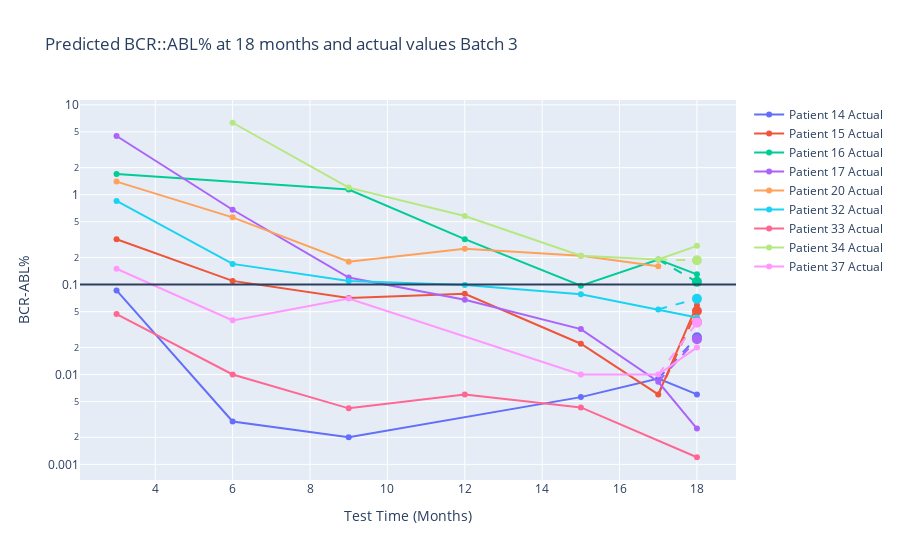

Notebook cell for this chart:
### Code cell
import plotly.graph_objects as go
import pandas as pd
import numpy as np
import plotly.express as px

colors = px.colors.qualitative.Plotly 
fig = go.Figure()


for idx, patient in enumerate(merged_data_3['patient_number'].unique()):
    patient_data = merged_data_3[merged_data_3['patient_number'] == patient]
    patient_color = colors[idx % len(colors)] 

    fig.add_trace(go.Scatter(
        x=patient_data['month'], y=patient_data['BCRABL'],
        mode='lines+markers', name=f'Patient {patient} Actual',
        line=dict(color=patient_color),  
        marker=dict(color=patient_color)  
    ))
    
    predicted_data = patient_data[patient_data['month'] == 18]
    if not predicted_data.empty:
        fig.add_trace(go.Scatter(
            x=[18], y=predicted_data['pred'],
            mode='markers', name=f'Patient {patient} Predicted',
            marker=dict(color=patient_color, size=10),  
            showlegend=False  
        ))
        
        before_pred = patient_data[patient_data['month'] < 18].tail(1)
        after_pred = patient_data[patient_data['month'] > 18].head(1)
        
        if not before_pred.empty:
            fig.add_trace(go.Scatter(
                x=[before_pred['month'].values[0], 18],
                y=[before_pred['BCRABL'].values[0], predicted_data['pred'].values[0]],
                mode='lines', line=dict(dash='dash', color=patient_color),
                showlegend=False  
            ))
        if not after_pred.empty:
            fig.add_trace(go.Scatter(
                x=[18, after_pred['month'].values[0]],
                y=[predicted_data['pred'].values[0], after_pred['BCRABL'].values[0]],
                mode='lines', line=dict(dash='dash', color=patient_color),
                showlegend=False  
            ))

fig.update_layout(
    title='Predicted BCR::ABL% at 18 months and actual values Batch 3',
    xaxis_title='Test Time (Months)',
    yaxis_title='BCR-ABL%',
    yaxis_type='log'
)

fig.update_traces(connectgaps=True)

fig.add_hline(y=0.1)

fig.show()

### Figure 1 — Plotly figure (JSON) as saved in the notebook; plotly's stock layout.template omitted (floating-point values rounded to 4 significant figures)
{"data": [{"connectgaps": true, "line": {"color": "#636EFA"}, "marker": {"color": "#636EFA"}, "mode": "lines+markers", "name": "Patient 14 Actual", "type": "scatter", "x": [3, 6, 9, 12, 15, 17, 18], "y": [0.0861, 0.003, 0.002, null, 0.0056, 0.009, 0.006]}, {"connectgaps": true, "marker": {"color": "#636EFA", "size": 10}, "mode": "markers", "name": "Patient 14 Predicted", "showlegend": false, "type": "scatter", "x": [18], "y": [0.02595]}, {"connectgaps": true, "line": {"color": "#636EFA", "dash": "dash"}, "mode": "lines", "showlegend": false, "type": "scatter", "x": [17, 18], "y": [0.009, 0.02595]}, {"connectgaps": true, "line": {"color": "#EF553B"}, "marker": {"color": "#EF553B"}, "mode": "lines+markers", "name": "Patient 15 Actual", "type": "scatter", "x": [3, 6, 9, 12, 15, 17, 18], "y": [0.32, 0.11, 0.071, 0.079, 0.022, 0.006, 0.059]}, {"connectgaps": true, "marker": {"color": "#EF553B", "size": 10}, "mode": "markers", "name": "Patient 15 Predicted", "showlegend": false, "type": "scatter", "x": [18], "y": [0.05095]}, {"connectgaps": true, "line": {"color": "#EF553B", "dash": "dash"}, "mode": "lines", "showlegend": false, "type": "scatter", "x": [17, 18], "y": [0.006, 0.05095]}, {"connectgaps": true, "line": {"color": "#00CC96"}, "marker": {"color": "#00CC96"}, "mode": "lines+markers", "name": "Patient 16 Actual", "type": "scatter", "x": [3, 6, 9, 12, 15, 17, 18], "y": [1.7, null, 1.14, 0.32, 0.097, 0.19, 0.13]}, {"connectgaps": true, "marker": {"color": "#00CC96", "size": 10}, "mode": "markers", "name": "Patient 16 Predicted", "showlegend": false, "type": "scatter", "x": [18], "y": [0.1073]}, {"connectgaps": true, "line": {"color": "#00CC96", "dash": "dash"}, "mode": "lines", "showlegend": false, "type": "scatter", "x": [17, 18], "y": [0.19, 0.1073]}, {"connectgaps": true, "line": {"color": "#AB63FA"}, "marker": {"color": "#AB63FA"}, "mode": "lines+markers", "name": "Patient 17 Actual", "type": "scatter", "x": [3, 6, 9, 12, 15, 17, 18], "y": [4.5, 0.68, 0.12, 0.068, 0.032, 0.0083, 0.0025]}, {"connectgaps": true, "marker": {"color": "#AB63FA", "size": 10}, "mode": "markers", "name": "Patient 17 Predicted", "showlegend": false, "type": "scatter", "x": [18], "y": [0.02467]}, {"connectgaps": true, "line": {"color": "#AB63FA", "dash": "dash"}, "mode": "lines", "showlegend": false, "type": "scatter", "x": [17, 18], "y": [0.0083, 0.02467]}, {"connectgaps": true, "line": {"color": "#FFA15A"}, "marker": {"color": "#FFA15A"}, "mode": "lines+markers", "name": "Patient 20 Actual", "type": "scatter", "x": [3, 6, 9, 12, 15, 17, 18], "y": [1.4, 0.56, 0.18, 0.25, 0.21, 0.16, null]}, {"connectgaps": true, "marker": {"color": "#FFA15A", "size": 10}, "mode": "markers", "name": "Patient 20 Predicted", "showlegend": false, "type": "scatter", "x": [18], "y": [null]}, {"connectgaps": true, "line": {"color": "#FFA15A", "dash": "dash"}, "mode": "lines", "showlegend": false, "type": "scatter", "x": [17, 18], "y": [0.16, null]}, {"connectgaps": true, "line": {"color": "#19D3F3"}, "marker": {"color": "#19D3F3"}, "mode": "lines+markers", "name": "Patient 32 Actual", "type": "scatter", "x": [3, 6, 9, 12, 15, 17, 18], "y": [0.853, 0.17, 0.11, 0.099, 0.078, 0.053, 0.043]}, {"connectgaps": true, "marker": {"color": "#19D3F3", "size": 10}, "mode": "markers", "name": "Patient 32 Predicted", "showlegend": false, "type": "scatter", "x": [18], "y": [0.06965]}, {"connectgaps": true, "line": {"color": "#19D3F3", "dash": "dash"}, "mode": "lines", "showlegend": false, "type": "scatter", "x": [17, 18], "y": [0.053, 0.06965]}, {"connectgaps": true, "line": {"color": "#FF6692"}, "marker": {"color": "#FF6692"}, "mode": "lines+markers", "name": "Patient 33 Actual", "type": "scatter", "x": [3, 6, 9, 12, 15, 17, 18], "y": [0.047, 0.01, 0.0042, 0.006, 0.0043, null, 0.0012]}, {"connectgaps": true, "marker": {"color": "#FF6692", "size": 10}, "mode": "markers", "name": "Patient 33 Predicted", "showlegend": false, "type": "scatter", "x": [18], "y": [0.03833]}, {"connectgaps": true, "line": {"color": "#FF6692", "dash": "dash"}, "mode": "lines", "showlegend": false, "type": "scatter", "x": [17, 18], "y": [null, 0.03833]}, {"connectgaps": true, "line": {"color": "#B6E880"}, "marker": {"color": "#B6E880"}, "mode": "lines+markers", "name": "Patient 34 Actual", "type": "scatter", "x": [3, 6, 9, 12, 15, 17, 18], "y": [null, 6.32, 1.2, 0.58, 0.21, 0.19, 0.27]}, {"connectgaps": true, "marker": {"color": "#B6E880", "size": 10}, "mode": "markers", "name": "Patient 34 Predicted", "showlegend": false, "type": "scatter", "x": [18], "y": [0.1863]}, {"connectgaps": true, "line": {"color": "#B6E880", "dash": "dash"}, "mode": "lines", "showlegend": false, "type": "scatter", "x": [17, 18], "y": [0.19, 0.1863]}, {"connectgaps": true, "line": {"color": "#FF97FF"}, "marker": {"color": "#FF97FF"}, "mode": "lines+markers", "name": "Patient 37 Actual", "type": "scatter", "x": [3, 6, 9, 12, 15, 17, 18], "y": [0.15, 0.04, 0.07, null, 0.01, 0.01, 0.02]}, {"connectgaps": true, "marker": {"color": "#FF97FF", "size": 10}, "mode": "markers", "name": "Patient 37 Predicted", "showlegend": false, "type": "scatter", "x": [18], "y": [0.03765]}, {"connectgaps": true, "line": {"color": "#FF97FF", "dash": "dash"}, "mode": "lines", "showlegend": false, "type": "scatter", "x": [17, 18], "y": [0.01, 0.03765]}], "layout": {"shapes": [{"type": "line", "x0": 0, "x1": 1, "xref": "x domain", "y0": 0.1, "y1": 0.1, "yref": "y"}], "title": {"text": "Predicted BCR::ABL% at 18 months and actual values Batch 3"}, "xaxis": {"title": {"text": "Test Time (Months)"}}, "yaxis": {"title": {"text": "BCR-ABL%"}, "type": "log"}}}
